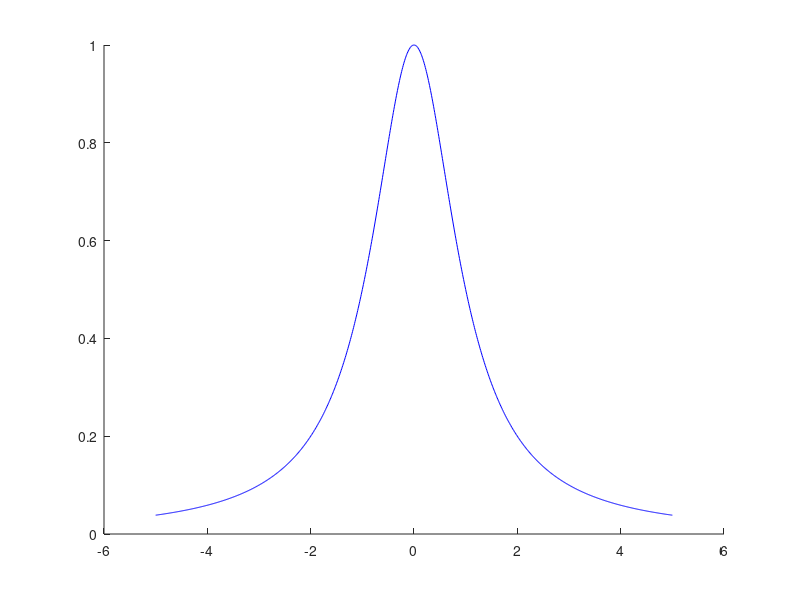

MATLAB code to generate this figure: (Note: this script raises an error after producing the figure.)
x = -5:0.01:5;
y = 1./(1.+ x.^2);

X = [-5;0;5];
F = [1/26;1;1/26];
c = 100;

X1 = [-5;-2.5;0;2.5;5];
F1 = [1/26;4/29;1;4/29;1/26];

X2 = [-5;-10/3;-5/3;0;5/3;10/3;5];
F2 = [1/26;9/109;9/34;1;9/34;9/109;1/26];

X3 = [-5;-15/4;-5/2;-5/4;0;5/4;5/2;15/4;5];
F3 = [1/26;16/241;4/29;16/41;1;16/41;4/29;16/241;1/26];

hold on
plot(x,y,"b")
plot_newton_poly(c,X,F)
plot_newton_poly(c,X1,F1)
plot_newton_poly(c,X2,F2)
plot_newton_poly(c,X3,F3)
hold off